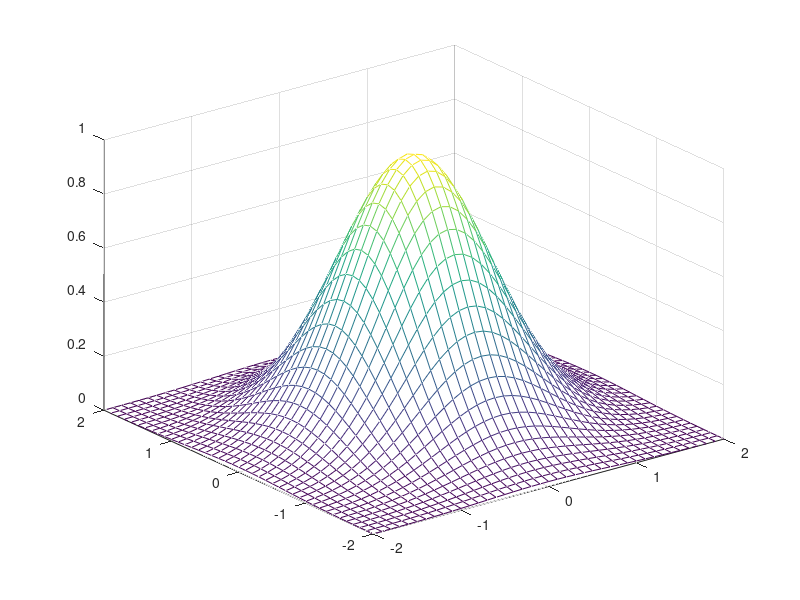

This figure's MATLAB source:
% meshgrid costruisce il reticolato (griglia)
[x,y]=meshgrid(-2:0.1:2);
% Calcolo la funzione z
z=exp(-x.^2-y.^2);
% Rappresentazione della funzione z nel reticolato
mesh(x,y,z)
% print -depsc figs\bivnormKernel.eps;
